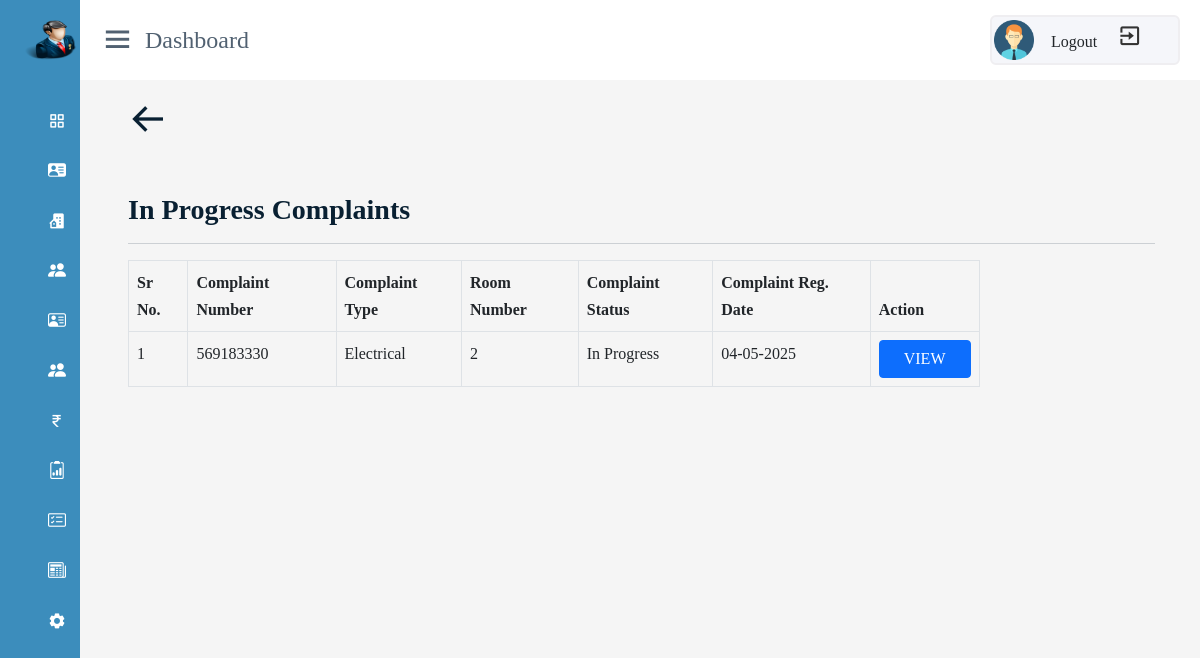
The page /admin/progress-complaint.php (signed in) on the database its author committed.
### tables this page shows
CREATE TABLE `complaint` (
  `id` int(11) NOT NULL,
  `complaint_no` bigint(12) DEFAULT NULL,
  `userid` varchar(225) NOT NULL,
  `name` varchar(225) NOT NULL,
  `mobile` varchar(10) NOT NULL,
  `roomno` int(11) NOT NULL,
  `complaint_type` varchar(225) NOT NULL,
  `complaint_details` varchar(255) NOT NULL,
  `complaint_doc` varchar(400) NOT NULL,
  `complaint_status` varchar(255) NOT NULL DEFAULT 'New',
  `registration_date` timestamp NOT NULL DEFAULT current_timestamp()
);

### admin/progress-complaint.php (the view, shortened to what this page needs)
<!DOCTYPE html>
<html lang="en">
<head>
</head>
<body>
<?php require('./includes/header.php')?>
<div class="container-fluid">
    <div class="row">
        <div class="col-lg-11 col-12  p-0 ms-5 ">
    <div class="home-content align-items-center ">
    <a href="dashboard.php"><i class='bx bx-arrow-back' style="font-size:40px"></i></a>
    <h3 class="mt-5" style="font-family: Georgia, 'Times New Roman', Times, serif;">In Progress Complaints</h3>
    <hr>
    <div class="row">
        <div class="col-md-10 col-xs-8">
            <div class="table table-responsive">
            <table class="table table-bordered table-hover " >
                <thead class="text-dark">
                    <tr>
                        <th>Sr No.</th>
                        <th>Complaint Number</th>
                        <th >Complaint Type</th>
                        <th >Room Number</th>
                        <th>Complaint Status</th>
                        <th >Complaint Reg. Date</th>
                        <th >Action</th>
                    </tr>
                </thead>
                <tbody>
            <?php
            include('includes/db_config.php');
            if($status='In Progress')
            {
                $query1="select * from complaint where complaint_status='In Progress'";
                $data1=mysqli_query($con,$query1);
                $sr=1;
                while($row=mysqli_fetch_assoc($data1))
                {
                 ?>
                <tr>
                    <td><?php echo $sr?></td>
                    <td><?php echo $row['complaint_no']?></td>
                    <td><?php echo $row['complaint_type']?></td>
                    <td><?php echo $row['roomno']?></td>
                    <td><?php echo $row['complaint_status']?></td>
                    <td><?php $wop = $row['registration_date']; print date("d-m-Y",strtotime($wop))?></td>
                    <td><a href="complaintaction.php?id=<?php echo $row['complaint_no']?>" class="btn btn-primary me- px-4 ">VIEW</a>
                </tr>
                <?php $sr++;
                }
            }
            else
            {
                echo "<h3 style='color:red';>Complaints Not Found</h3>";
            }
            ?>
                </tbody>
            </table>
            </div>
        </div>
</div>
    </div>
 </div>
</div>
</div>
<?php require('./includes/footer.php')?>
</body>
</html>

### admin/css/adminpanel.css (style rules this page uses)
* { margin:0; padding:0; box-sizing: border-box; font-family: 'Poppins',sans-serif; }
body { min-height: 100vh; width: 100%; }
.home-section .home-content { padding-top: 100px; }

### css/styel.css (style rules this page uses)
body { font-family: "Barlow",sans-serif; line-height: 1.7; color:#516171; }
h1,h2,h3,h4,h5,h6 { font-weight: 700 !important; color: #092032; }
a { color: #092032; text-decoration: none; transition: all 0.4s ease; font-weight: 800; }

### css/footer.css (style rules this page uses)
* { text-decoration: none; font-family: poppins; box-sizing: border-box; }
body { margin:0; background-image:linear-gradient(to bottom,white,white); }

### rows shown on the page
complaint: complaint_no "569183330", complaint_type "Electrical", roomno "2", complaint_status "In Progress", registration_date "04-05-2025"
